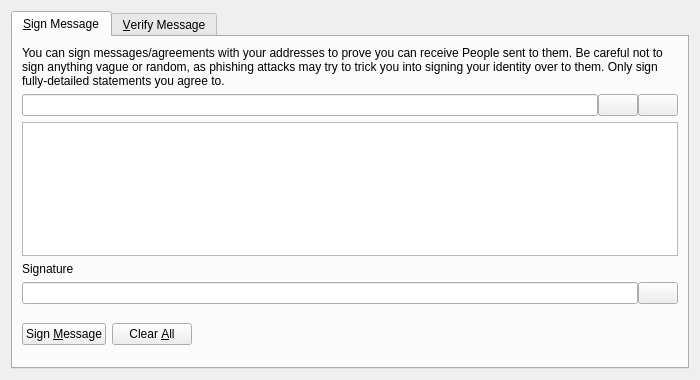
<?xml version="1.0" encoding="UTF-8"?>
<ui version="4.0">
 <class>SignVerifyMessageDialog</class>
 <widget class="QDialog" name="SignVerifyMessageDialog">
  <property name="geometry">
   <rect>
    <x>0</x>
    <y>0</y>
    <width>700</width>
    <height>380</height>
   </rect>
  </property>
  <property name="windowTitle">
   <string>Signatures - Sign / Verify a Message</string>
  </property>
  <property name="modal">
   <bool>true</bool>
  </property>
  <layout class="QVBoxLayout" name="verticalLayout">
   <item>
    <widget class="QTabWidget" name="tabWidget">
     <property name="currentIndex">
      <number>0</number>
     </property>
     <widget class="QWidget" name="tabSignMessage">
      <attribute name="title">
       <string>&amp;Sign Message</string>
      </attribute>
      <layout class="QVBoxLayout" name="verticalLayout_SM">
       <item>
        <widget class="QLabel" name="infoLabel_SM">
         <property name="text">
          <string>You can sign messages/agreements with your addresses to prove you can receive People sent to them. Be careful not to sign anything vague or random, as phishing attacks may try to trick you into signing your identity over to them. Only sign fully-detailed statements you agree to.</string>
         </property>
         <property name="textFormat">
          <enum>Qt::PlainText</enum>
         </property>
         <property name="wordWrap">
          <bool>true</bool>
         </property>
        </widget>
       </item>
       <item>
        <layout class="QHBoxLayout" name="horizontalLayout_1_SM">
         <property name="spacing">
          <number>0</number>
         </property>
         <item>
          <widget class="QValidatedLineEdit" name="addressIn_SM">
           <property name="toolTip">
            <string>The People address to sign the message with</string>
           </property>
          </widget>
         </item>
         <item>
          <widget class="QPushButton" name="addressBookButton_SM">
           <property name="toolTip">
            <string>Choose previously used address</string>
           </property>
           <property name="text">
            <string/>
           </property>
           <property name="shortcut">
            <string>Alt+A</string>
           </property>
           <property name="autoDefault">
            <bool>false</bool>
           </property>
          </widget>
         </item>
         <item>
          <widget class="QPushButton" name="pasteButton_SM">
           <property name="toolTip">
            <string>Paste address from clipboard</string>
           </property>
           <property name="text">
            <string/>
           </property>
           <property name="shortcut">
            <string>Alt+P</string>
           </property>
           <property name="autoDefault">
            <bool>false</bool>
           </property>
          </widget>
         </item>
        </layout>
       </item>
       <item>
        <widget class="QPlainTextEdit" name="messageIn_SM">
         <property name="toolTip">
          <string>Enter the message you want to sign here</string>
         </property>
        </widget>
       </item>
       <item>
        <widget class="QLabel" name="signatureLabel_SM">
         <property name="text">
          <string>Signature</string>
         </property>
         <property name="textFormat">
          <enum>Qt::PlainText</enum>
         </property>
        </widget>
       </item>
       <item>
        <layout class="QHBoxLayout" name="horizontalLayout_2_SM">
         <property name="spacing">
          <number>0</number>
         </property>
         <item>
          <widget class="QLineEdit" name="signatureOut_SM">
           <property name="font">
            <font>
             <italic>true</italic>
            </font>
           </property>
           <property name="readOnly">
            <bool>true</bool>
           </property>
          </widget>
         </item>
         <item>
          <widget class="QPushButton" name="copySignatureButton_SM">
           <property name="toolTip">
            <string>Copy the current signature to the system clipboard</string>
           </property>
           <property name="text">
            <string/>
           </property>
           <property name="autoDefault">
            <bool>false</bool>
           </property>
          </widget>
         </item>
        </layout>
       </item>
       <item>
        <layout class="QHBoxLayout" name="horizontalLayout_3_SM">
         <item>
          <widget class="QPushButton" name="signMessageButton_SM">
           <property name="toolTip">
            <string>Sign the message to prove you own this People address</string>
           </property>
           <property name="text">
            <string>Sign &amp;Message</string>
           </property>
           <property name="autoDefault">
            <bool>false</bool>
           </property>
          </widget>
         </item>
         <item>
          <widget class="QPushButton" name="clearButton_SM">
           <property name="toolTip">
            <string>Reset all sign message fields</string>
           </property>
           <property name="text">
            <string>Clear &amp;All</string>
           </property>
           <property name="autoDefault">
            <bool>false</bool>
           </property>
          </widget>
         </item>
         <item>
          <spacer name="horizontalSpacer_1_SM">
           <property name="orientation">
            <enum>Qt::Horizontal</enum>
           </property>
           <property name="sizeHint" stdset="0">
            <size>
             <width>40</width>
             <height>48</height>
            </size>
           </property>
          </spacer>
         </item>
         <item>
          <widget class="QLabel" name="statusLabel_SM">
           <property name="font">
            <font>
             <weight>75</weight>
             <bold>true</bold>
            </font>
           </property>
           <property name="text">
            <string/>
           </property>
           <property name="wordWrap">
            <bool>true</bool>
           </property>
          </widget>
         </item>
         <item>
          <spacer name="horizontalSpacer_2_SM">
           <property name="orientation">
            <enum>Qt::Horizontal</enum>
           </property>
           <property name="sizeHint" stdset="0">
            <size>
             <width>40</width>
             <height>48</height>
            </size>
           </property>
          </spacer>
         </item>
        </layout>
       </item>
      </layout>
     </widget>
     <widget class="QWidget" name="tabVerifyMessage">
      <attribute name="title">
       <string>&amp;Verify Message</string>
      </attribute>
      <layout class="QVBoxLayout" name="verticalLayout_VM">
       <item>
        <widget class="QLabel" name="infoLabel_VM">
         <property name="text">
          <string>Enter the receiver's address, message (ensure you copy line breaks, spaces, tabs, etc. exactly) and signature below to verify the message. Be careful not to read more into the signature than what is in the signed message itself, to avoid being tricked by a man-in-the-middle attack. Note that this only proves the signing party receives with the address, it cannot prove sendership of any transaction!</string>
         </property>
         <property name="textFormat">
          <enum>Qt::PlainText</enum>
         </property>
         <property name="alignment">
          <set>Qt::AlignLeading|Qt::AlignLeft|Qt::AlignTop</set>
         </property>
         <property name="wordWrap">
          <bool>true</bool>
         </property>
        </widget>
       </item>
       <item>
        <layout class="QHBoxLayout" name="horizontalLayout_1_VM">
         <property name="spacing">
          <number>0</number>
         </property>
         <item>
          <widget class="QValidatedLineEdit" name="addressIn_VM">
           <property name="toolTip">
            <string>The People address the message was signed with</string>
           </property>
          </widget>
         </item>
         <item>
          <widget class="QPushButton" name="addressBookButton_VM">
           <property name="toolTip">
            <string>Choose previously used address</string>
           </property>
           <property name="text">
            <string/>
           </property>
           <property name="shortcut">
            <string>Alt+A</string>
           </property>
           <property name="autoDefault">
            <bool>false</bool>
           </property>
          </widget>
         </item>
        </layout>
       </item>
       <item>
        <widget class="QPlainTextEdit" name="messageIn_VM"/>
       </item>
       <item>
        <widget class="QValidatedLineEdit" name="signatureIn_VM"/>
       </item>
       <item>
        <layout class="QHBoxLayout" name="horizontalLayout_2_VM">
         <item>
          <widget class="QPushButton" name="verifyMessageButton_VM">
           <property name="toolTip">
            <string>Verify the message to ensure it was signed with the specified People address</string>
           </property>
           <property name="text">
            <string>Verify &amp;Message</string>
           </property>
           <property name="autoDefault">
            <bool>false</bool>
           </property>
          </widget>
         </item>
         <item>
          <widget class="QPushButton" name="clearButton_VM">
           <property name="toolTip">
            <string>Reset all verify message fields</string>
           </property>
           <property name="text">
            <string>Clear &amp;All</string>
           </property>
           <property name="autoDefault">
            <bool>false</bool>
           </property>
          </widget>
         </item>
         <item>
          <spacer name="horizontalSpacer_1_VM">
           <property name="orientation">
            <enum>Qt::Horizontal</enum>
           </property>
           <property name="sizeHint" stdset="0">
            <size>
             <width>40</width>
             <height>48</height>
            </size>
           </property>
          </spacer>
         </item>
         <item>
          <widget class="QLabel" name="statusLabel_VM">
           <property name="font">
            <font>
             <weight>75</weight>
             <bold>true</bold>
            </font>
           </property>
           <property name="text">
            <string/>
           </property>
           <property name="wordWrap">
            <bool>true</bool>
           </property>
          </widget>
         </item>
         <item>
          <spacer name="horizontalSpacer_2_VM">
           <property name="orientation">
            <enum>Qt::Horizontal</enum>
           </property>
           <property name="sizeHint" stdset="0">
            <size>
             <width>40</width>
             <height>48</height>
            </size>
           </property>
          </spacer>
         </item>
        </layout>
       </item>
      </layout>
     </widget>
    </widget>
   </item>
  </layout>
 </widget>
 <customwidgets>
  <customwidget>
   <class>QValidatedLineEdit</class>
   <extends>QLineEdit</extends>
   <header>qvalidatedlineedit.h</header>
  </customwidget>
 </customwidgets>
 <resources>
  <include location="../people.qrc"/>
 </resources>
 <connections/>
</ui>
